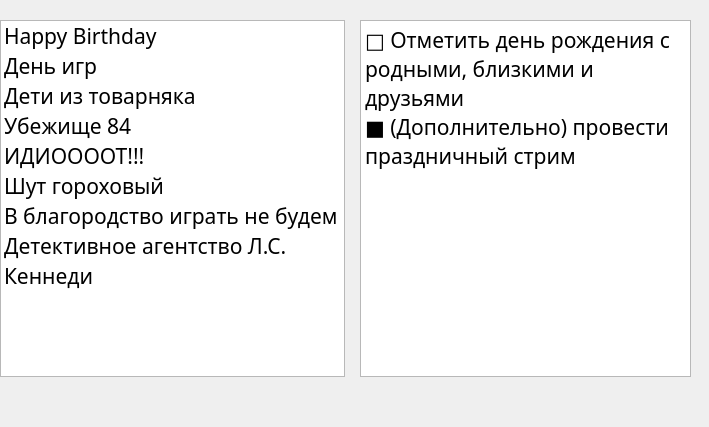
   <widget class="QWidget" name="data">
    <attribute name="title">
     <string>DATA</string>
    </attribute>
    <widget class="QLabel" name="data_footer">
     <property name="geometry">
      <rect>
       <x>0</x>
       <y>386</y>
       <width>700</width>
       <height>32</height>
      </rect>
     </property>
     <property name="font">
      <font>
       <family>Roboto Mono</family>
       <pointsize>14</pointsize>
       <weight>75</weight>
       <bold>true</bold>
      </font>
     </property>
     <property name="frameShape">
      <enum>QFrame::NoFrame</enum>
     </property>
     <property name="text">
      <string/>
     </property>
    </widget>
    <widget class="QListWidget" name="data_list">
     <property name="geometry">
      <rect>
       <x>0</x>
       <y>20</y>
       <width>345</width>
       <height>357</height>
      </rect>
     </property>
     <property name="font">
      <font>
       <family>Roboto Mono</family>
       <pointsize>16</pointsize>
       <weight>50</weight>
       <bold>false</bold>
      </font>
     </property>
     <property name="focusPolicy">
      <enum>Qt::TabFocus</enum>
     </property>
     <property name="contextMenuPolicy">
      <enum>Qt::DefaultContextMenu</enum>
     </property>
     <property name="verticalScrollBarPolicy">
      <enum>Qt::ScrollBarAlwaysOff</enum>
     </property>
     <property name="horizontalScrollBarPolicy">
      <enum>Qt::ScrollBarAlwaysOff</enum>
     </property>
     <property name="sizeAdjustPolicy">
      <enum>QAbstractScrollArea::AdjustIgnored</enum>
     </property>
     <property name="autoScroll">
      <bool>false</bool>
     </property>
     <property name="editTriggers">
      <set>QAbstractItemView::NoEditTriggers</set>
     </property>
     <property name="showDropIndicator" stdset="0">
      <bool>false</bool>
     </property>
     <property name="flow">
      <enum>QListView::TopToBottom</enum>
     </property>
     <property name="isWrapping" stdset="0">
      <bool>false</bool>
     </property>
     <property name="wordWrap">
      <bool>true</bool>
     </property>
     <property name="selectionRectVisible">
      <bool>false</bool>
     </property>
     <property name="currentRow">
      <number>-1</number>
     </property>
     <property name="sortingEnabled">
      <bool>false</bool>
     </property>
     <item>
      <property name="text">
       <string>Happy Birthday</string>
      </property>
     </item>
     <item>
      <property name="text">
       <string>День игр </string>
      </property>
     </item>
     <item>
      <property name="text">
       <string>Дети из товарняка</string>
      </property>
     </item>
     <item>
      <property name="text">
       <string>Убежище 84</string>
      </property>
     </item>
     <item>
      <property name="text">
       <string>ИДИООООТ!!!</string>
      </property>
     </item>
     <item>
      <property name="text">
       <string>Шут гороховый</string>
      </property>
     </item>
     <item>
      <property name="text">
       <string>В благородство играть не будем</string>
      </property>
     </item>
     <item>
      <property name="text">
       <string>Детективное агентство Л.С. Кеннеди</string>
      </property>
     </item>
    </widget>
    <widget class="QTextBrowser" name="data_description">
     <property name="geometry">
      <rect>
       <x>360</x>
       <y>20</y>
       <width>331</width>
       <height>357</height>
      </rect>
     </property>
     <property name="font">
      <font>
       <family>Roboto Mono</family>
       <pointsize>16</pointsize>
      </font>
     </property>
     <property name="verticalScrollBarPolicy">
      <enum>Qt::ScrollBarAlwaysOff</enum>
     </property>
     <property name="horizontalScrollBarPolicy">
      <enum>Qt::ScrollBarAlwaysOff</enum>
     </property>
     <property name="html">
      <string>&lt;!DOCTYPE HTML PUBLIC &quot;-//W3C//DTD HTML 4.0//EN&quot; &quot;http://www.w3.org/TR/REC-html40/strict.dtd&quot;&gt;
&lt;html&gt;&lt;head&gt;&lt;meta name=&quot;qrichtext&quot; content=&quot;1&quot; /&gt;&lt;style type=&quot;text/css&quot;&gt;
p, li { white-space: pre-wrap; }
&lt;/style&gt;&lt;/head&gt;&lt;body style=&quot; font-family:'Roboto Mono'; font-size:16pt; font-weight:400; font-style:normal;&quot;&gt;
&lt;p style=&quot; margin-top:0px; margin-bottom:0px; margin-left:0px; margin-right:0px; -qt-block-indent:0; text-indent:0px;&quot;&gt;□ Отметить день рождения с родными, близкими и друзьями&lt;br /&gt;■ (Дополнительно) провести праздничный стрим&lt;/p&gt;&lt;/body&gt;&lt;/html&gt;</string>
     </property>
     <property name="placeholderText">
      <string/>
     </property>
    </widget>
   </widget>
